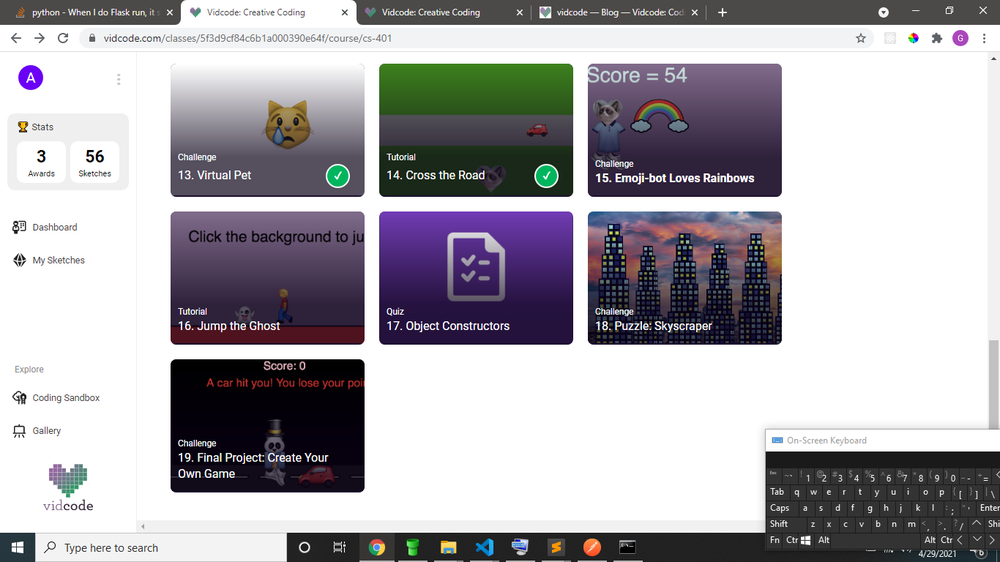
#> input picture Untitled.png, 1000 x 562 px, shrunk from 1366 x 768 before the run
$ python AnalyzeUsingHistogram.py
#> lines starting #> are read from the running program, lines starting #| are printed output that depends on the picture
import cv2
import matplotlib.pyplot as plt

img = cv2.imread('Untitled.png', 0)
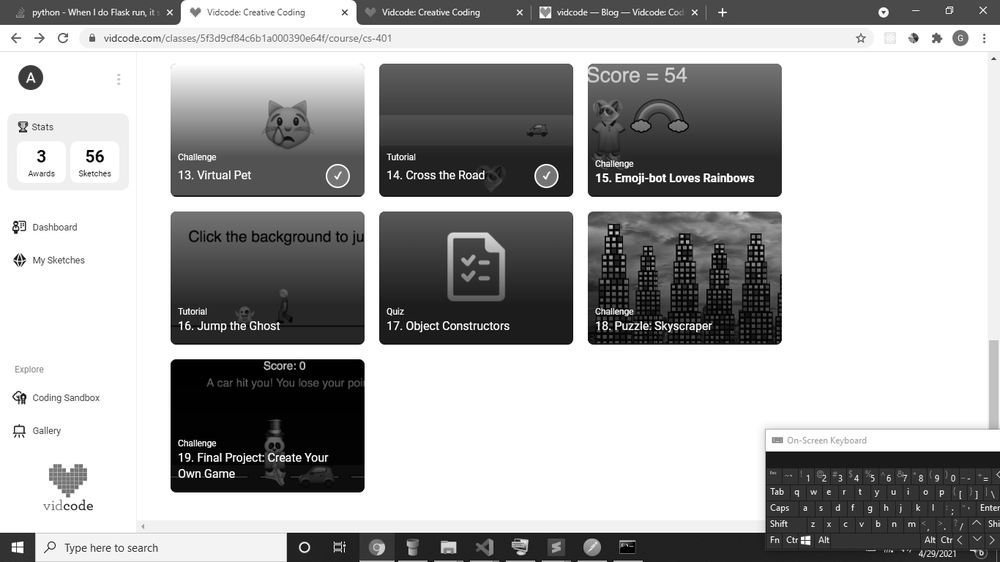
#> img: shape (562, 1000); min 0, max 255, mean 171.7

histr = cv2.calcHist([img], [0], None, [256], [0, 256])
#> histr = 256 values, max 255123 at index 255, min 124 at index 201, mean 2195.3

# plt.plot(histr)
plt.hist(img.ravel(), 256, [0, 256])
plt.show()
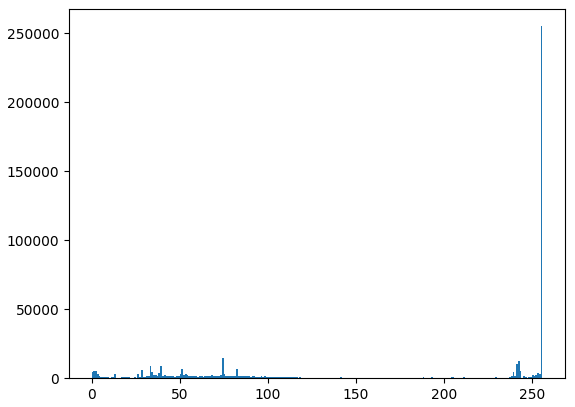
#> figure drawn by matplotlib, 1 panel; tallest bar 255123 high, from x = 255 to 256
